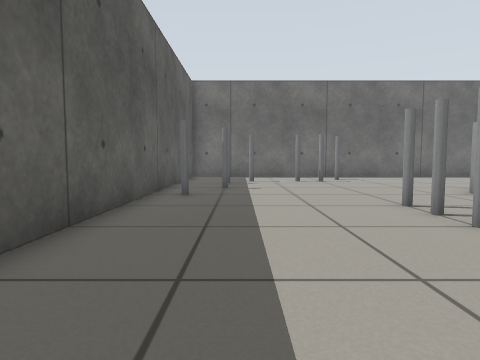
[1] (above)

17 first-person views from a walk through a world built for the Gazebo simulator. The camera is 0.5 m above the floor, tilts 4° down and sees 75° across. The floor is counted in squares, 0.5 m on a side. Each view is taken from the middle of a square. On the plan, view 1 faces up. The plan holds only what a view shows up to about 12 squares ahead; the rest is blank.

[2]
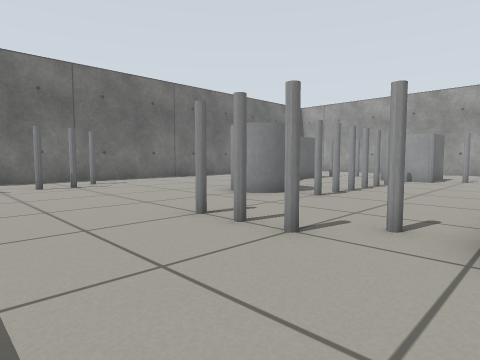

[3]
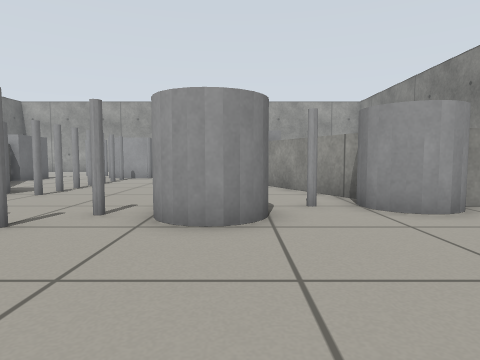

[4]
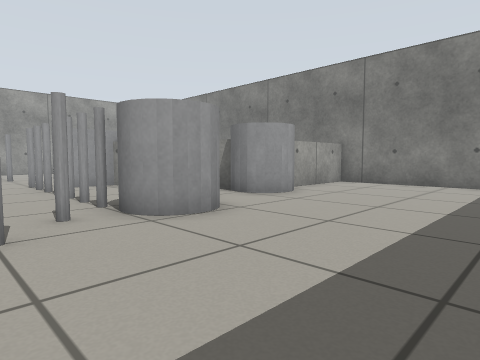

[5]
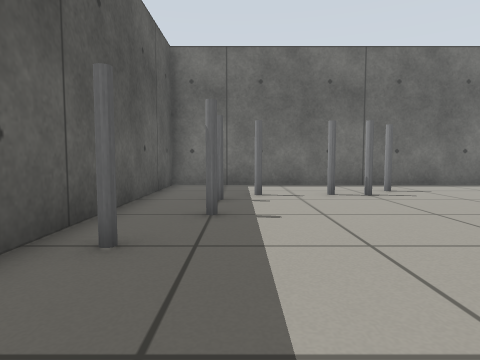

[6]
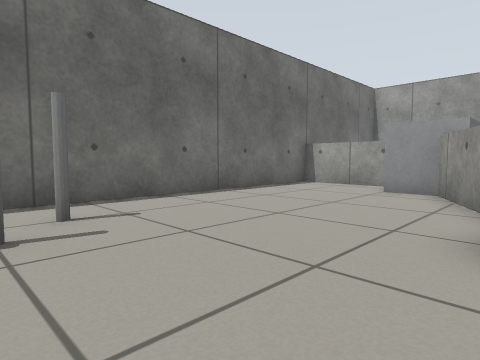

[7]
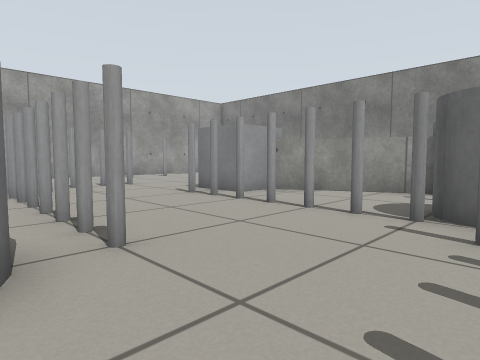

[8]
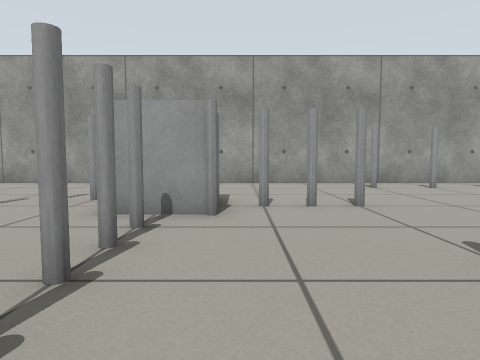

[9]
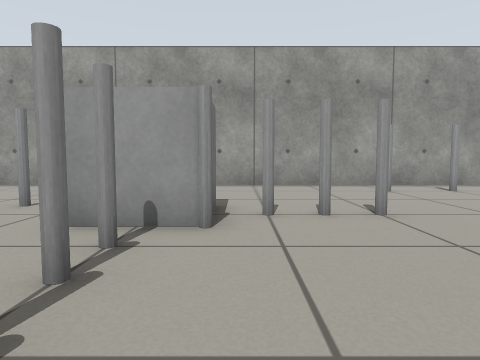

[10]
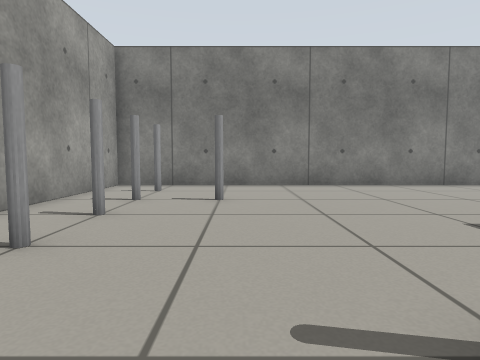

[11]
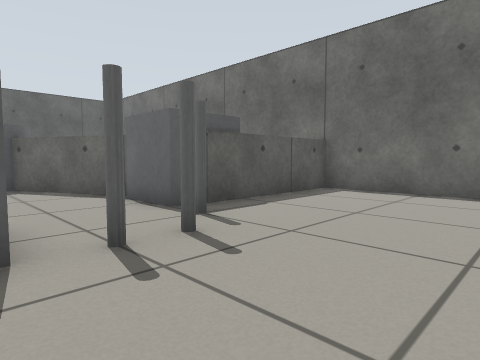

[12]
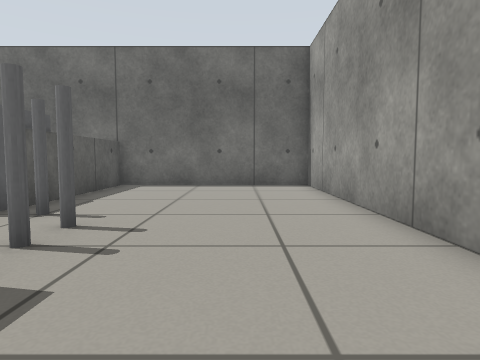

[13]
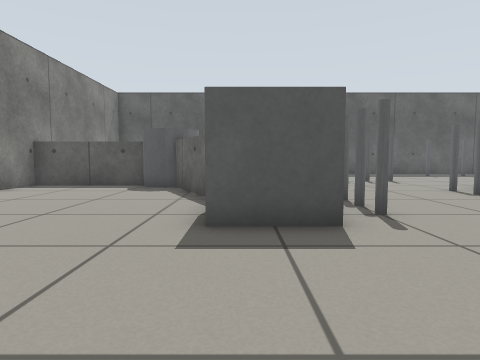

[14]
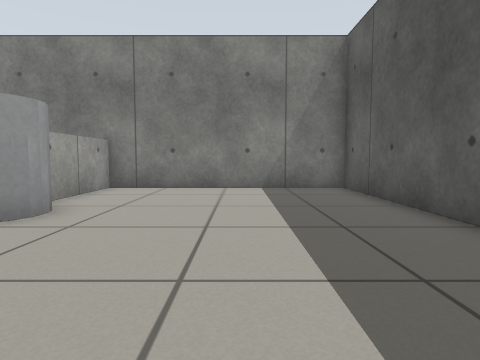

[15]
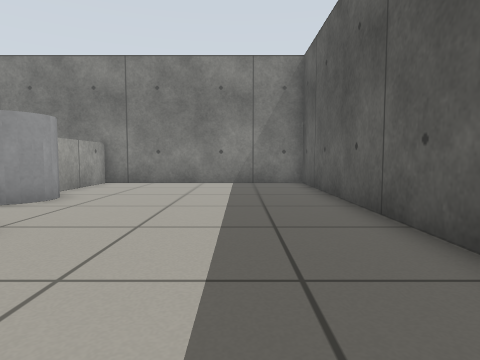

[16]
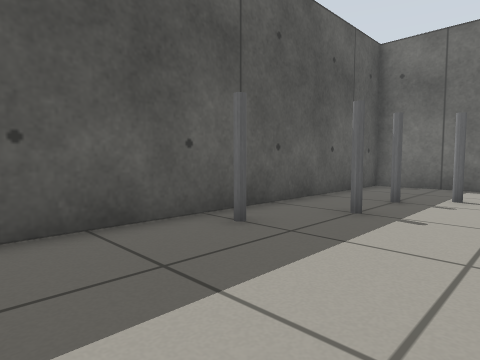

[17]
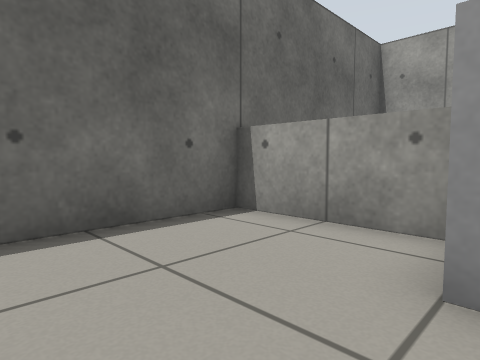

### Floor plan
Points are (right, up) in squares from view 1. A wall is a line through its corners. A room is listed if a view was taken in it or the views show most of it. See-through windows are left out.
Room 1 (views 1, 2, 3, 4, 5, 6, 7, 8, 9, 10, 11, 12, 13, 14, 15, 16, 17)
walls: (21.5, 8.1) (21.5, 16.5) (-2.5, 16.5) (-2.5, -7.5) (21.5, -7.5) (21.5, 6)
low walls: (9, -0.8) (6.6, -2.1); (10.1, 9.9) (12.4, 11.1); (6.4, -2) (10.4, 0.1); (12.2, 10.7) (8.6, 8.9); (5.6, -3.5) (5.6, -7.5); (14.4, 12.9) (14.4, 16.5); (5.4, -7.5) (5.4, -3.6); (14.6, 16.6) (14.6, 11.4)
objects: grey pole (-2, 8) to (-1, 9); grey pole (-1, 10) to (0, 11); grey pole (-1, 12) to (0, 13); grey pole (0, 13) to (1, 14); grey pole (2, 14) to (3, 14); grey pole (3, 4) to (4, 4); grey pole (3, 5) to (4, 5); grey pole (3, 6) to (4, 7); grey pole (3, 13) to (4, 13); grey cylinder (4, 1) to (5, 2); grey pole (4, 3) to (5, 4); grey pole (4, 14) to (5, 15); grey cylinder (5, -3) to (6, -2); grey pole (5, -1) to (6, 0); grey pole (5, 2); grey pole (6, 2) to (7, 3); grey pole (7, 6) to (8, 7); grey cylinder (7, 8) to (8, 9); grey pole (8, 2) to (8, 3); grey pole (9, 2) to (9, 3); grey pole (9, 6) to (9, 7); grey pole (10, 2) to (10, 3); grey pole (10, 6) to (10, 7); grey box (11, 0) to (12, 1); grey pole (11, 2) to (11, 3); grey pole (11, 6) to (11, 7); grey pole (12, 2) to (12, 3); grey pole (12, 6) to (12, 7); grey pole (13, 6) to (13, 7); grey box (13, 11) to (14, 12); grey pole (14, 5) to (15, 6); grey pole (14, 7); grey pole (15, 2) to (16, 2); grey pole (15, 3) to (16, 3); grey pole (15, 4) to (16, 5); grey box (15, 6) to (16, 7); grey pole (15, 10) to (16, 11); grey pole (16, 8) to (17, 8); grey pole (16, 9) to (17, 10); grey pole (17, -4) to (18, -3); grey pole (19, -6) to (20, -5); grey pole (19, -4) to (20, -3); grey pole (19, -2) to (20, -1); grey pole (19, 0) to (20, 1)

Positions as (right, up) in squares from view 1, and headings:
1: (0, 0), facing up
2: (0, 2), facing up-right
3: (-1, 1), facing right
4: (-1, 5), facing down-right
5: (0, 5), facing up
6: (3, 9), facing up-right
7: (4, 8), facing down-right
8: (9, 5), facing right
9: (10, 5), facing right
10: (17, 4), facing down
11: (20, 7), facing up-left
12: (19, 5), facing up
13: (17, 0), facing left
14: (1, 3), facing down
15: (0, 5), facing down
16: (2, 5), facing up-left
17: (10, 12), facing up-right
